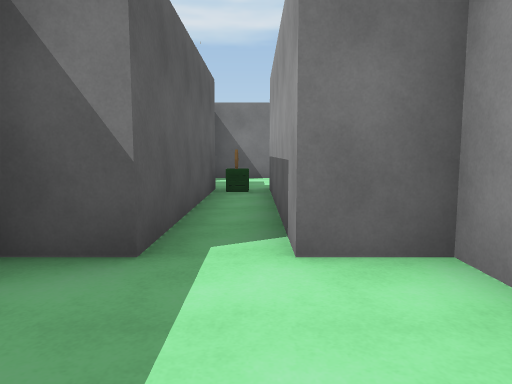
[1] (above)

18 first-person views from a walk through a scene from a Unity 3-D project. The camera is 1.3 m above the floor, tilts 6° down and sees 70° across. The floor is counted in squares, 2 m on a side. Each view is taken from the middle of a square. On the plan, view 1 faces up. The plan holds only what a view shows up to about 11 squares ahead; the rest is blank. The place goes on beyond the plan. The player is left out.

[2]
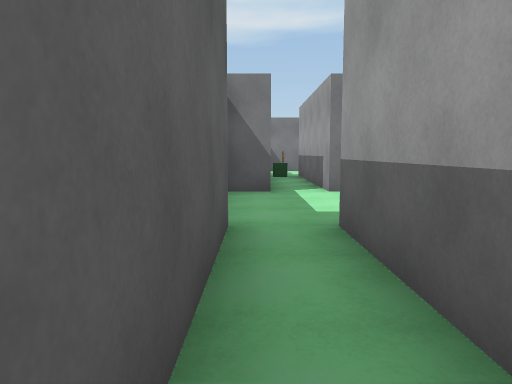

[3]
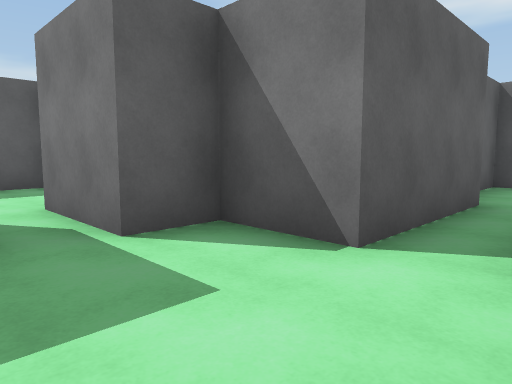

[4]
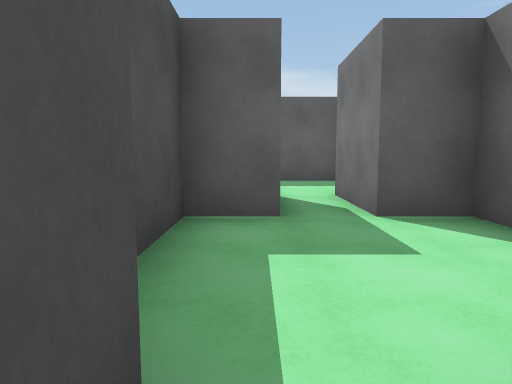

[5]
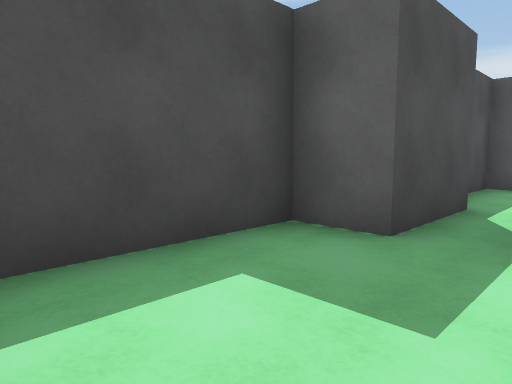

[6]
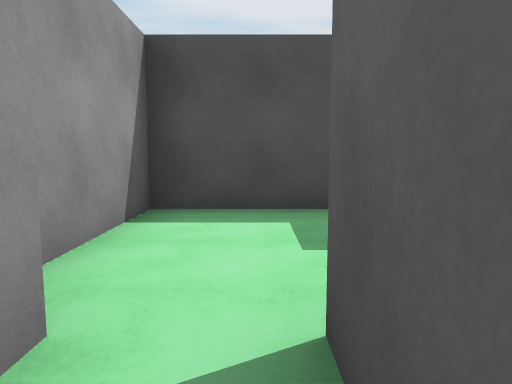

[7]
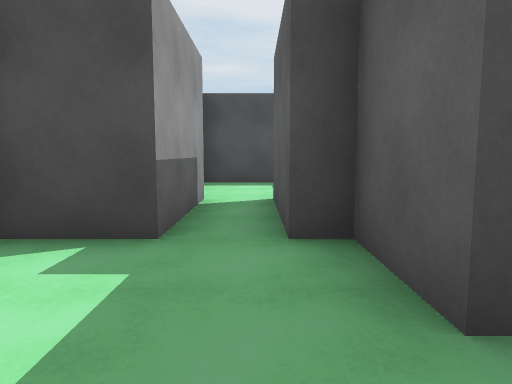

[8]
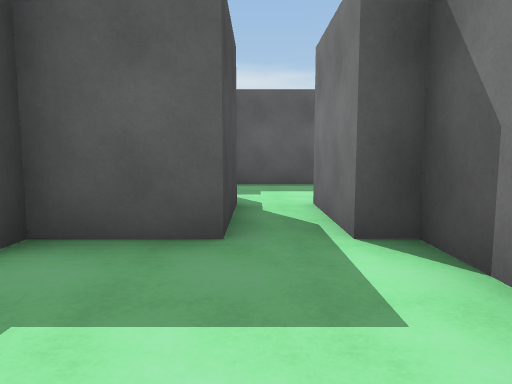

[9]
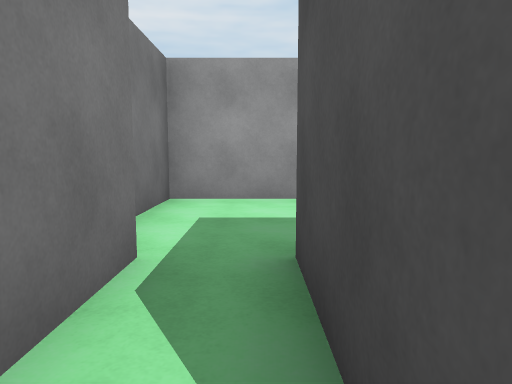

[10]
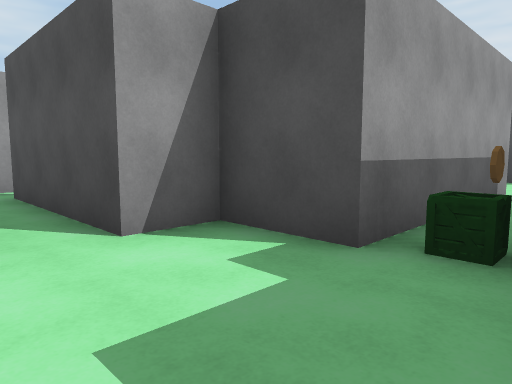

[11]
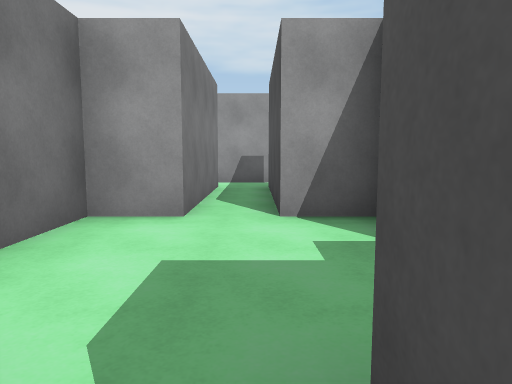

[12]
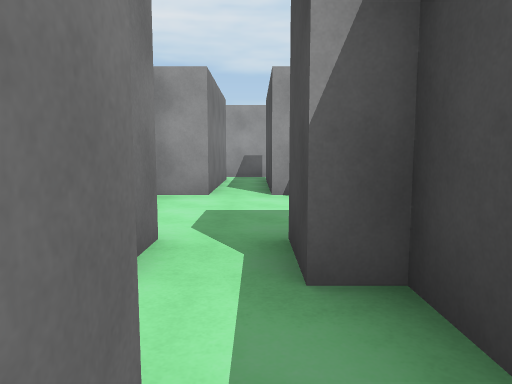

[13]
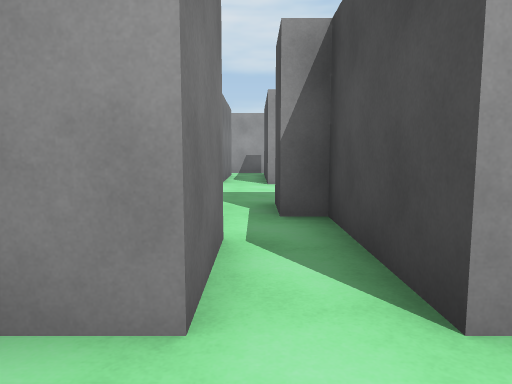

[14]
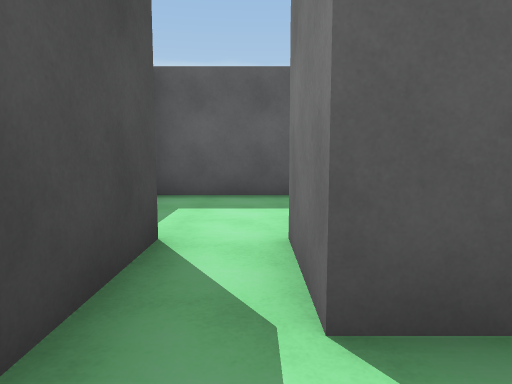

[15]
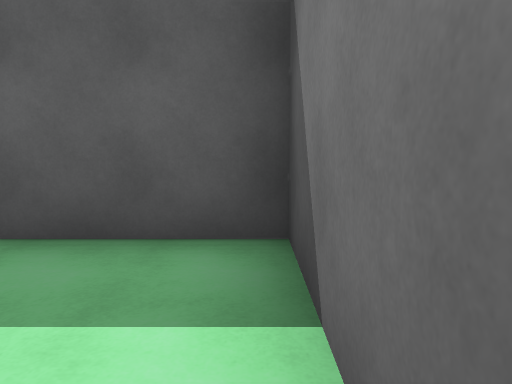

[16]
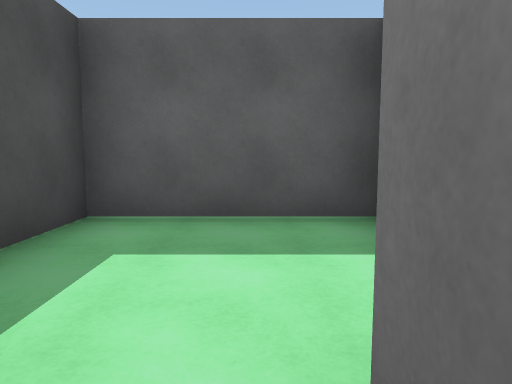

[17]
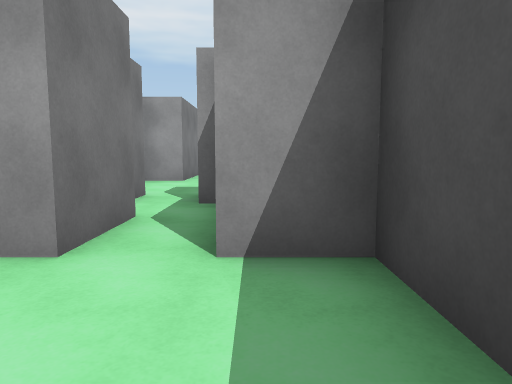

[18]
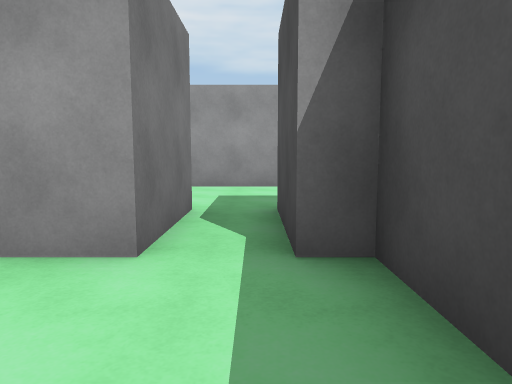

### Floor plan
Ten units are one square. View 1 is at (0, 0); x grows to the right and y downward. Boxes are objects, and circles mark ways between rooms. Rooms are numbered by the first view taken in them; rooms with no view inside come last. Other rooms are left out.
<svg viewBox="-82 -115 149 192">
<path fill="none" stroke="#000" d="M-12 6 -12 37M13 -18 13 -22 2 -22M-7 -22 -17 -22 -17 5M-2 30 -2 8M2 53 2 44M-12 37 -27 37 -27 47 -48 47M-27 56 -27 68 2 68 2 62M22 53 2 53M2 62 22 62 22 72 52 72 52 46M62 6 62 -13 32 -13 32 -7 12 -7M12 3 32 3 32 17 37 17 37 42M47 42 47 17 60 17M-7 -68 -7 -22M-12 -87 -19 -87M-23 -77 -12 -77M2 -22 2 -67 17 -67 17 -77 50 -77M49 -87 17 -87 17 -97 -11 -97M-5 -66 -1 -66M0 -62 -5 -62M-6 -62 -2 -62M-32 -90 -32 -82 -48 -82M-48 -72 -23 -72 -23 -77M-48 -82 -48 -90M-52 -93 -77 -93 -77 -62 -48 -62 -48 -72"/>
<rect x="-5" y="-65" width="10" height="10" fill="#bbb"><title>coin</title></rect>
<circle cx="-10" cy="30" r="3" fill="#2a7"/>
<circle cx="25" cy="0" r="3" fill="#2a7"/>
<circle cx="0" cy="-30" r="3" fill="#2a7"/>
<circle cx="15" cy="60" r="3" fill="#2a7"/>
<circle cx="40" cy="40" r="3" fill="#2a7"/>
<circle cx="-20" cy="-80" r="3" fill="#2a7"/>
<circle cx="-40" cy="-80" r="3" fill="#2a7"/>
<text x="0" y="0">1</text>
<text x="-10" y="50">2</text>
<text x="40" y="60">3</text>
<text x="40" y="10">4</text>
<text x="0" y="-70">5</text>
<text x="-30" y="-110">6</text>
<text x="-60" y="-80">7</text>
</svg>
Room 1 opens to room 2. Room 1 opens to room 4. Room 1 opens to room 5. Room 2 opens to room 3. Room 3 opens to room 4. Room 5 opens to room 6. Room 6 opens to room 7.

Where each view was taken, in squares from view 1:
view 1: 0 up, 0 right, facing up
view 2: 4 down, 1 left, facing up
view 3: 6 down, 0 right, facing up-left
view 4: 6 down, 1 right, facing left
view 5: 5 down, 5 right, facing down-left
view 6: 3 down, 4 right, facing down
view 7: 1 up, 4 right, facing down
view 8: 0 up, 6 right, facing left
view 9: 0 up, 1 right, facing right
view 10: 9 up, 1 left, facing down-right
view 11: 8 up, 2 left, facing right
view 12: 8 up, 4 left, facing right
view 13: 8 up, 6 left, facing right
view 14: 8 up, 2 left, facing left
view 15: 9 up, 5 left, facing left
view 16: 8 up, 4 left, facing left
view 17: 7 up, 7 left, facing right
view 18: 6 down, 2 left, facing right
